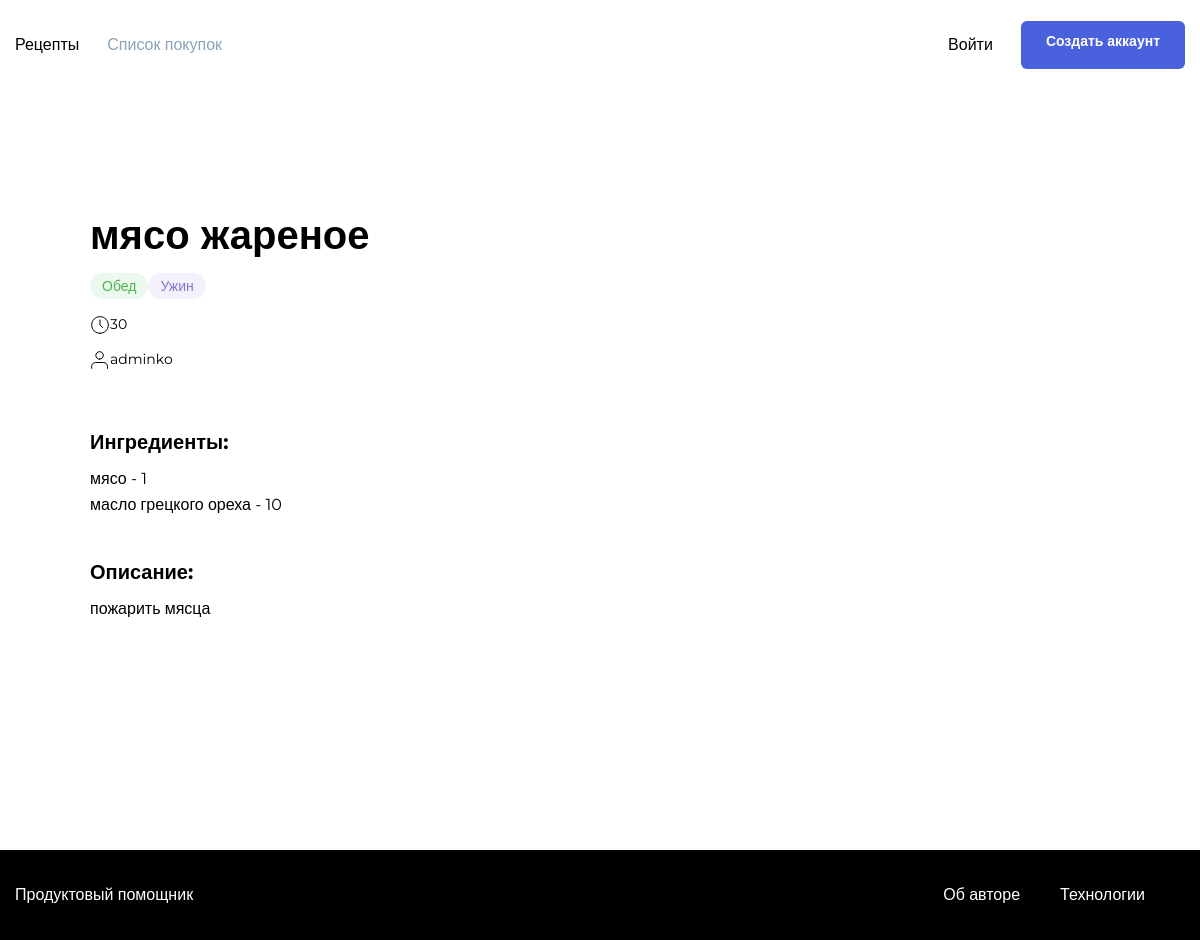
Screenshot of /recipes/4/ with the database file from the repository.
### prod_h/models.py (models this page shows, shortened)
class Recipe(models.Model):
    author = models.ForeignKey(
        User,
        on_delete=models.CASCADE,
        related_name='recipes',
        verbose_name='Автор рецепта',
    )
    name = models.CharField(
        max_length=100,
        verbose_name='Название рецепта',
        help_text='Максимальная длинна 100 символов',)
    image = models.ImageField(
        upload_to='prod_h/',
        blank=True,
        null=True,
        verbose_name='Изображение для рецепта',
    )
    text = models.TextField(
        blank=True,
        verbose_name='Описание',
        help_text='Описание рецепта',)
    ingredients = models.ManyToManyField(
        ListOfIngridients,
        through='Amount',
        through_fields=('recipe', 'ingredient'),
        verbose_name='Игредиенты для рецепта',
        help_text='Игредиенты',)
    tags = models.ManyToManyField(Tag, verbose_name='Название Тега')
    time = models.PositiveSmallIntegerField(verbose_name='Вермя приготовления')
    pub_date = models.DateTimeField('Дата публикации', auto_now_add=True)
    slug = models.SlugField(
        max_length=500,
        unique=True,
        blank=True,
        verbose_name='Слаг рецепта',
    )
    class Meta:
        ordering = ['-pub_date']
        verbose_name = 'Рецепт'
        verbose_name_plural = 'Рецепты'

class Tag(models.Model):
    name = models.CharField(max_length=20, verbose_name='Название Тега')
    slug = models.SlugField(unique=True, verbose_name='Слаг тега')
    color = models.CharField(
        max_length=20,
        verbose_name='Цвет тега',
        blank=True
    )
    class Meta:
        verbose_name = 'Тег'
        verbose_name_plural = 'Теги'

class Amount(models.Model):
    ingredient = models.ForeignKey(
        ListOfIngridients,
        on_delete=models.CASCADE,
        related_name='ingridient_names',
        verbose_name='Ингридиенты',
    )
    recipe = models.ForeignKey(
        Recipe, on_delete=models.CASCADE,
        related_name='recipe_ingredients',
        verbose_name='Рецепт',
    )
    counts = models.PositiveSmallIntegerField(
        verbose_name='количество',
        default=1)
    class Meta:
        verbose_name = 'Ингридиент для рецепта'
        verbose_name_plural = 'Ингридиенты для рецепта'

class ListOfIngridients(models.Model):
    name = models.CharField(max_length=50,
                            unique=True,
                            verbose_name='Название ингредиента',
                            help_text='Название ингредиента, макc. 50 символов'
                            )
    units_of_measurement = models.CharField(max_length=20,
                                            verbose_name='Единица измерения',
                                            help_text='Макс. 20 симоволов',
                                            )
    class Meta:
        verbose_name = 'Список продуктов'
        verbose_name_plural = 'Список продуктов'
    def __str__(self):
        return self.name

### prod_h/views.py (the view)
# urls.py: path('recipes/<int:recipe_id>/', views.recipe_detail,
def recipe_detail(request, recipe_id):
    recipe = get_object_or_404(Recipe, pk=recipe_id)
    context = {
        'recipe': recipe,
    }
    return render(request, 'singlePage.html', context=context)

### templates/singlePage.html (shortened to what this page needs)
{% extends "base.html" %}
{% load static %}
{% load user_filters %}
{% block static_css %}<link rel="stylesheet" href="{% static 'pages/single.css' %}">{% endblock %}
    {% block content %}
    <main class="main container">
        <div class="single-card" data-id="{{ recipe.id }}" data-author="{{ recipe.author.id }}">
            {% load thumbnail %}
            <div class="single-card__info">
                <div class="single-card__header-info">
                    <h1 class="single-card__title">{{ recipe.name }}</h1>
                </div>
                <ul class="single-card__items">
                {%include "includes/tag.html" with post=recipe %}
                </ul>
                <div class="single-card__items single-card__items_column">
                    <p class="single-card__text"><span class="icon-time"></span>{{ recipe.time }}</p>
                    <ul class="single-card__items">
                        <li class="single-card__item"><p class="single-card__text"><span class="icon-user"></span>{{ recipe.author }}</p></li>
                    </ul>
                </div>
                <div class="single-card__section">
                    <h3 class="single-card__section-title">Ингредиенты:</h3>
                    <div class="single-card__items single-card__items_column">
                        {% for ingr in recipe.recipe_ingredients.all %}
                          <p class=" single-card__section-item">{{ ingr.ingredient }} - {{ ingr.counts }}</p>
                        {% endfor %}
                    </div>
                </div>
                <div class="single-card__section">
                    <h3 class="single-card__section-title">Описание:</h3>
                    <p class=" single-card__section-text">{{ recipe.text }}</p>
                </div>
            </div>
        </div>
    </main>
{% endblock %}

### templates/includes/tag.html
{% for tag in post.tags.all %}
    {% if tag.name == 'breakfast' %}
        <li class="card__item"><span class="badge badge_style_orange">Завтрак</span></li>
    {% elif tag.name == 'lunch' %}
        <li class="card__item"><span class="badge badge_style_green">Обед</span></li>
    {% elif tag.name == 'dinner' %}
        <li class="card__item"><span class="badge badge_style_purple">Ужин</span></li>
    {% endif %}
{% endfor %}

### static/pages/single.css (style rules this page uses)
* { box-sizing: border-box; }
html, body { min-height: 100%; }

### static/blocks/body/body.css (style rules this page uses)
.body { display: flex; flex-direction: column; }

### static/blocks/container/container.css (style rules this page uses)
.container { max-width: 1200px; padding: 0 15px; margin: 0 auto; width: 100%; }

### static/blocks/main/main.css (style rules this page uses)
.main { padding-top: 60px; padding-bottom: 80px; flex: 1 0 auto; min-height: calc(100vh - 180px); }

### static/blocks/single-card/single-card.css (style rules this page uses)
.single-card { display: flex; justify-content: space-between; }

### static/blocks/single-card/__title/single-card__title.css (style rules this page uses)
.single-card__title { font-family: 'Montserrat', sans-serif; font-style: normal; font-weight: bold; font-size: 40px; line-height: 49px; color: #000000; margin: 0; }

### static/blocks/single-card/__info/single-card__info.css (style rules this page uses)
.single-card__info { display: flex; flex-direction: column; width: 100%; padding-left: 60px; }

### static/blocks/single-card/__header-info/single-card__header-info.css (style rules this page uses)
.single-card__header-info { display: flex; justify-content: space-between; margin: 0 0 18px; }

### static/blocks/single-card/__items/single-card__items.css (style rules this page uses)
.single-card__items { display: flex; flex-direction: row; list-style: none; padding: 0; margin: 0 0 20px; }

### static/blocks/single-card/__item/single-card__item.css (style rules this page uses)
.single-card__item { margin-right: 8px; height: 100%; }

### static/blocks/single-card/__text/single-card__text.css (style rules this page uses)
.single-card__text { font-family: 'Montserrat', sans-serif; font-style: normal; font-weight: normal; font-size: 14px; line-height: 17px; color: #000000; margin: 0 0 15px; padding: 0; }
.single-card__text:last-child { margin-bottom: 0; }

### static/blocks/single-card/__items/_column/single-card__items_column.css (style rules this page uses)
.single-card__items_column { flex-direction: column; max-height: 129px; flex-wrap: wrap; }

### static/blocks/single-card/__section/single-card__section.css (style rules this page uses)
.single-card__section { margin: 0 0 22px; }
.single-card__section:last-child { margin: 0; }

### static/blocks/single-card/__section-title/single-card__section-title.css (style rules this page uses)
.single-card__section-title { font-family: 'Montserrat', sans-serif; font-style: normal; font-weight: bold; font-size: 20px; line-height: 24px; color: #000000; margin: 0 0 12px; }

### static/blocks/single-card/__section-text/single-card__section-text.css (style rules this page uses)
.single-card__section-text { font-size: 16px; line-height: 26px; font-family: 'Montserrat', sans-serif; font-style: normal; font-weight: normal; color: #000000; margin: 0 0 27px; padding: 0; }

### static/blocks/single-card/__section-item/single-card__section-item.css (style rules this page uses)
.single-card__section-item { font-size: 16px; line-height: 26px; font-family: 'Montserrat', sans-serif; font-style: normal; font-weight: normal; color: #000000; margin: 0; padding: 0; width: max-content; }

### static/blocks/badge/badge.css (style rules this page uses)
.badge { color: #fff; background: #ddd; border-radius: 24px; padding: 4px 12px; font-style: normal; font-weight: 500; font-size: 14px; line-height: 17px; font-family: 'Montserrat', sans-serif; }

### static/blocks/badge/_style/badge_style_green.css (style rules this page uses)
.badge_style_green { background: rgba(73, 182, 78, 0.1); color: #49B64E; }

### static/blocks/badge/_style/badge_style_purple.css (style rules this page uses)
.badge_style_purple { background: rgba(135, 117, 210, 0.1); color: #8775D2; }

### rows the page displays
Recipe: name "мясо жареное", time "30", author "adminko", text "пожарить мясца"
Tag: name "Обед"
Tag: name "Ужин"
Amount: ingredient "мясо", counts "1"
Amount: ingredient "масло грецкого ореха", counts "10"
